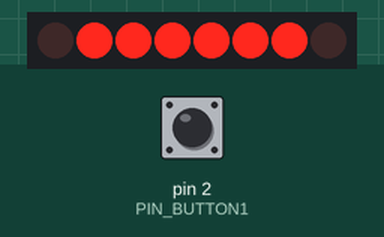
Recording of a sketch running on a simulated Arduino Uno, built with avr-gcc and run on an emulated ATmega328P. On the bench: 8 shift-register outputs drawn as a row of LEDs (first output left, lit = HIGH). Wiring (inferred from the names in the program): shift register (74HC595): data pin 11; shift clock pin 12; latch pin 8. Wiring (inferred from the signals the program sends): row of LEDs: on Q0, Q1, Q2, Q3, Q4, Q5, Q6, Q7. The test bench sets the inputs (shaded band); at power-on: pin 2 (PIN_BUTTON1) HIGH.

Above: at 0.7 s.
At 8.95 s:
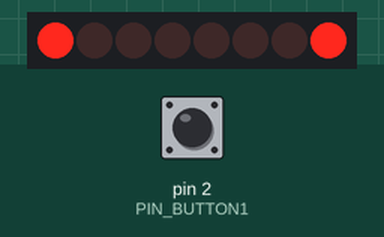
At 17.93 s:
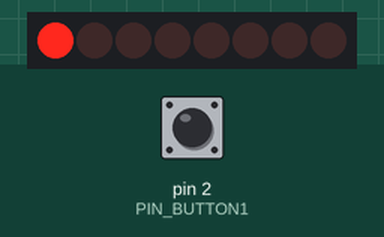
At 28.03 s:
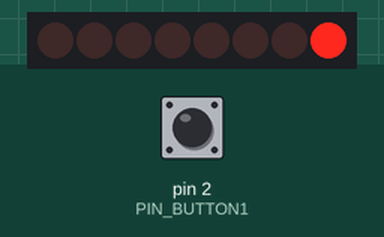
At 37.58 s:
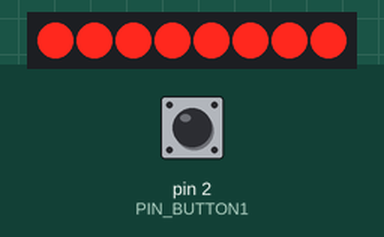
Timing chart, 0 to 40.0 s (numbered marks = the images above):
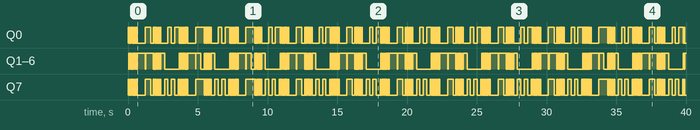

The sketch:

sketch.ino
```cpp
#define LATCH_PIN 8  //Pin zu ST_CP vom 74HC595
#define CLOCK_PIN 12 //Pin zu SH_CP vom 74HC595
#define DATA_PIN 11  //Pin zu DS vom 74HC595
#define PIN_BUTTON1 2 // Player Button 1
#define PIN_BUTTON2 4 // Player Button 2

int currentPos = 0;

void setup()
{
    pinMode(LATCH_PIN, OUTPUT);
    pinMode(CLOCK_PIN, OUTPUT);
    pinMode(DATA_PIN, OUTPUT);
    pinMode(PIN_BUTTON1, INPUT_PULLUP);
    pinMode(PIN_BUTTON2, INPUT_PULLUP);
}

void loop()
{
    idle();
    // run();
    if (playerReady()) run();
}

void run() {
    int delayTime = 200;
    boolean playing = true;
    boolean hasButtonPressed[2];
    while (playing) {
        hasButtonPressed[0] = false;
        hasButtonPressed[1] = false;
        for (int i=0; i<8; i++) {
            registerWrite(i, HIGH);
            if (i < 7) {
                delay(2*delayTime);
            } else {
                if (!isButtonPressed(PIN_BUTTON1)) { // don't allow to just press the button down
                    for(int j=0; j<delayTime; j++){
                        delay(2);
                        if (isButtonPressed(PIN_BUTTON1)) hasButtonPressed[0] = true;
                    }
                } else {
                    playing = false;
                    break;
                }
            }
        }
        if (hasButtonPressed[0] != true) {
            playing = false;
            break;
        }
        for (int i=7; i>=0; i--) {
            registerWrite(i, HIGH);
            if (i == 0) {
                delay(2*delayTime);
            } else {
                if (!isButtonPressed(PIN_BUTTON2)) { // don't allow to just press the button down
                    for(int j=0; j<delayTime; j++){
                        delay(2);
                        if (isButtonPressed(PIN_BUTTON2)) hasButtonPressed[1] = true;
                    }
                } else {
                    playing = false;
                    break;
                }
            }
        }
        if (hasButtonPressed[1] != true) {
            playing = false;
            break;
        }
    }

}

void idle () {
    for (int i=20; i>=1; i--) {
        registerWriteByte(0x81);
        delay(3*i);
        registerWriteByte(0x7E);
        delay(3*i);
    if (playerReady()) return;
    }

    for (int i=0; i<20; i++) {
        registerWriteByte(0x81);
        delay(3*i);
        registerWriteByte(0x7E);
        delay(3*i);
    if (playerReady()) return;
    }

    for (int loop=0; loop<3; loop++) {
        for (int i=0; i<8; i++) {
            registerWrite(i, HIGH);
            delay(30);
        if (playerReady()) return;
        }
        if (loop < 2) {
            for (int i=7; i>=0; i--) {
                registerWrite(i, HIGH);
                delay(30);
            if (playerReady()) return;
            }
        }
    }
}


boolean playerReady () {
    return isButtonPressed(PIN_BUTTON1) && isButtonPressed(PIN_BUTTON2);
}


boolean isButtonPressed (int _whichPin)
{
    return !digitalRead(_whichPin);
}

void registerWriteByte(byte _whichByte)
{
    digitalWrite(LATCH_PIN, LOW);

    shiftOut(DATA_PIN, CLOCK_PIN, MSBFIRST, _whichByte);

    digitalWrite(LATCH_PIN, HIGH);

}

void registerWrite(int _whichPin, int _whichState)
{

    byte bitsToSend = 0;

    digitalWrite(LATCH_PIN, LOW);

    bitWrite(bitsToSend, _whichPin, _whichState);

    shiftOut(DATA_PIN, CLOCK_PIN, MSBFIRST, bitsToSend);

    digitalWrite(LATCH_PIN, HIGH);

}
```

Measured:
- by itself, Q1–6: moves between LOW and HIGH, repeating every 14.5 s
